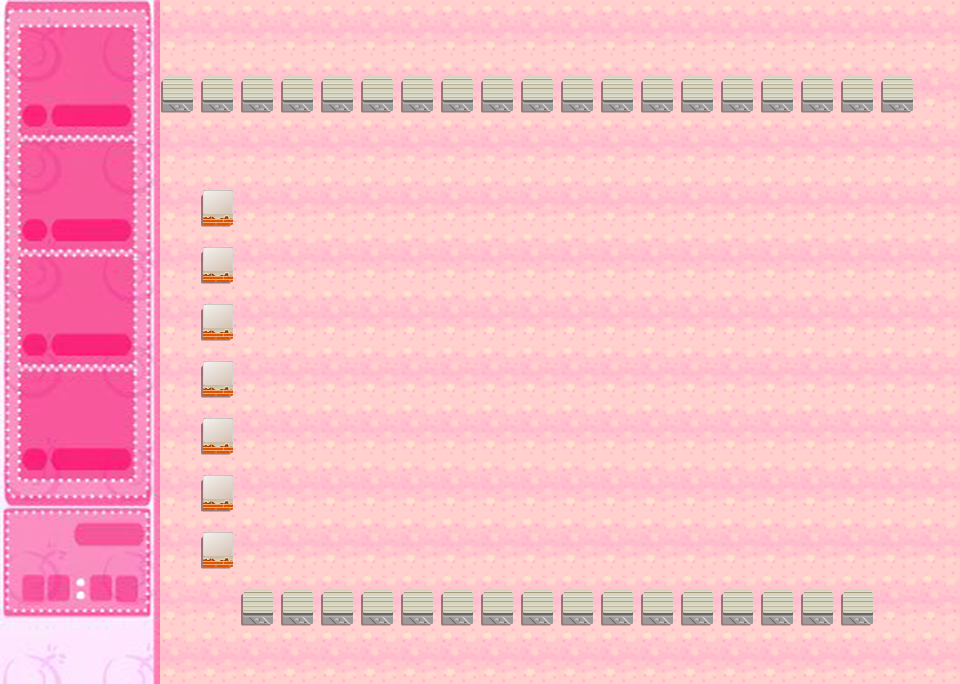

This game map was drawn from its Tiled (.tmx) file and the tilesets committed beside it. A one-line description and the full map source follow:
An orthogonal 24x12 tile map with 40x57 px tiles, 3 tile layers (bg, floor, wall), 4 tilesets.

<map version="1.8" tiledversion="1.8.2" orientation="orthogonal" renderorder="right-down" width="24" height="12" tilewidth="40" tileheight="57" infinite="0" nextlayerid="4" nextobjectid="1">
 <tileset firstgid="1" name="511" tilewidth="40" tileheight="57" tilecount="288" columns="24">
  <image source="511.png" width="960" height="684" />
 </tileset>
 <tileset firstgid="289" name="224_1" tilewidth="40" tileheight="57" tilecount="1" columns="1">
  <image source="224_1.png" width="40" height="57" />
 </tileset>
 <tileset firstgid="290" name="138" tilewidth="40" tileheight="57" tilecount="1" columns="1">
  <image source="138.png" width="40" height="57" />
 </tileset>
 <tileset firstgid="291" name="122" tilewidth="40" tileheight="57" tilecount="1" columns="1">
  <image source="122.png" width="40" height="57" />
 </tileset>
 <layer id="1" name="bg" width="24" height="12">
  <data encoding="csv">
1,2,3,4,5,6,7,8,9,10,11,12,13,14,15,16,17,18,19,20,21,22,23,24,
25,26,27,28,29,30,31,32,33,34,35,36,37,38,39,40,41,42,43,44,45,46,47,48,
49,50,51,52,53,54,55,56,57,58,59,60,61,62,63,64,65,66,67,68,69,70,71,72,
73,74,75,76,77,78,79,80,81,82,83,84,85,86,87,88,89,90,91,92,93,94,95,96,
97,98,99,100,101,102,103,104,105,106,107,108,109,110,111,112,113,114,115,116,117,118,119,120,
121,122,123,124,125,126,127,128,129,130,131,132,133,134,135,136,137,138,139,140,141,142,143,144,
145,146,147,148,149,150,151,152,153,154,155,156,157,158,159,160,161,162,163,164,165,166,167,168,
169,170,171,172,173,174,175,176,177,178,179,180,181,182,183,184,185,186,187,188,189,190,191,192,
193,194,195,196,197,198,199,200,201,202,203,204,205,206,207,208,209,210,211,212,213,214,215,216,
217,218,219,220,221,222,223,224,225,226,227,228,229,230,231,232,233,234,235,236,237,238,239,240,
241,242,243,244,245,246,247,248,249,250,251,252,253,254,255,256,257,258,259,260,261,262,263,264,
265,266,267,268,269,270,271,272,273,274,275,276,277,278,279,280,281,282,283,284,285,286,287,288
</data>
 </layer>
 <layer id="2" name="floor" width="24" height="12">
  <data encoding="csv">
0,0,0,0,289,289,289,289,289,289,289,289,289,289,289,289,289,289,289,289,289,289,289,289,
0,0,0,0,289,289,289,289,289,289,289,289,289,289,289,289,289,289,289,289,289,289,289,289,
0,0,0,0,289,289,289,289,289,289,289,289,289,289,289,289,289,289,289,289,289,289,289,289,
0,0,0,0,289,289,289,289,289,289,289,289,289,289,289,289,289,289,289,289,289,289,289,289,
0,0,0,0,289,289,289,289,289,289,289,289,289,289,289,289,289,289,289,289,289,289,289,289,
0,0,0,0,289,289,289,289,289,289,289,289,289,289,289,289,289,289,289,289,289,289,289,289,
0,0,0,0,289,289,289,289,289,289,289,289,289,289,289,289,289,289,289,289,289,289,289,289,
0,0,0,0,289,289,289,289,289,289,289,289,289,289,289,289,289,289,289,289,289,289,289,289,
0,0,0,0,289,289,289,289,289,289,289,289,289,289,289,289,289,289,289,289,289,289,289,289,
0,0,0,0,289,289,289,289,289,289,289,289,289,289,289,289,289,289,289,289,289,289,289,289,
0,0,0,0,289,289,289,289,289,289,289,289,289,289,289,289,289,289,289,289,289,289,289,289,
0,0,0,0,289,289,289,289,289,289,289,289,289,289,289,289,289,289,289,289,289,289,289,289
</data>
 </layer>
 <layer id="3" name="wall" width="24" height="12">
  <data encoding="csv">
0,0,0,0,0,0,0,0,0,0,0,0,0,0,0,0,0,0,0,0,0,0,0,0,
0,0,0,0,290,290,290,290,290,290,290,290,290,290,290,290,290,290,290,290,290,290,290,0,
0,0,0,0,0,0,0,0,0,0,0,0,0,0,0,0,0,0,0,0,0,0,0,0,
0,0,0,0,0,291,0,0,0,0,0,0,0,0,0,0,0,0,0,0,0,0,0,0,
0,0,0,0,0,291,0,0,0,0,0,0,0,0,0,0,0,0,0,0,0,0,0,0,
0,0,0,0,0,291,0,0,0,0,0,0,0,0,0,0,0,0,0,0,0,0,0,0,
0,0,0,0,0,291,0,0,0,0,0,0,0,0,0,0,0,0,0,0,0,0,0,0,
0,0,0,0,0,291,0,0,0,0,0,0,0,0,0,0,0,0,0,0,0,0,0,0,
0,0,0,0,0,291,0,0,0,0,0,0,0,0,0,0,0,0,0,0,0,0,0,0,
0,0,0,0,0,291,0,0,0,0,0,0,0,0,0,0,0,0,0,0,0,0,0,0,
0,0,0,0,0,0,290,290,290,290,290,290,290,290,290,290,290,290,290,290,290,290,0,0,
0,0,0,0,0,0,0,0,0,0,0,0,0,0,0,0,0,0,0,0,0,0,0,0
</data>
 </layer>
</map>